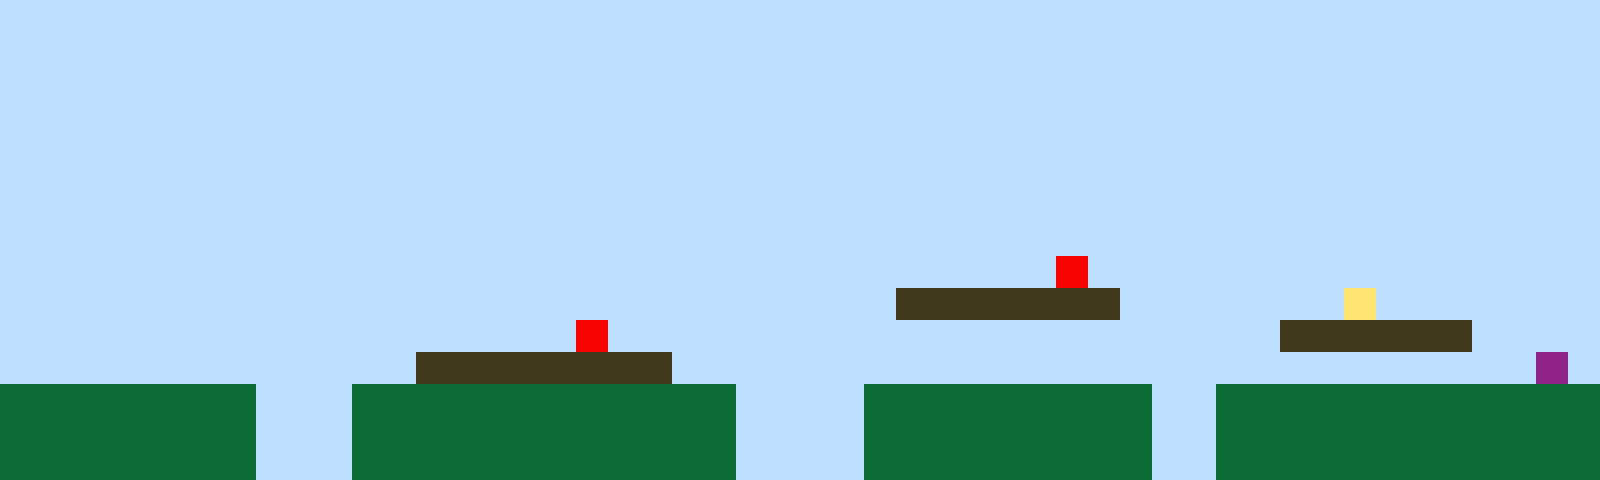

This game map was drawn from its Tiled (.tmx) file and the tilesets committed beside it. A one-line description and the full map source follow:
An orthogonal 50x15 tile map with 32x32 px tiles, 1 tile layer (Tile Layer 1).

<map version="1.10" tiledversion="1.11.2" orientation="orthogonal" renderorder="right-up" width="50" height="15" tilewidth="32" tileheight="32" infinite="0" nextlayerid="2" nextobjectid="1"><editorsettings><export target="map1.csv" format="csv" /></editorsettings><tileset firstgid="1" name="sprites" tilewidth="32" tileheight="32" tilecount="6" columns="3"><image source="sprites.png" width="96" height="64" /></tileset><layer id="1" name="Tile Layer 1" width="50" height="15"><data encoding="csv">1,1,1,1,1,1,1,1,1,1,1,1,1,1,1,1,1,1,1,1,1,1,1,1,1,1,1,1,1,1,1,1,1,1,1,1,1,1,1,1,1,1,1,1,1,1,1,1,1,1,1,1,1,1,1,1,1,1,1,1,1,1,1,1,1,1,1,1,1,1,1,1,1,1,1,1,1,1,1,1,1,1,1,1,1,1,1,1,1,1,1,1,1,1,1,1,1,1,1,1,1,1,1,1,1,1,1,1,1,1,1,1,1,1,1,1,1,1,1,1,1,1,1,1,1,1,1,1,1,1,1,1,1,1,1,1,1,1,1,1,1,1,1,1,1,1,1,1,1,1,1,1,1,1,1,1,1,1,1,1,1,1,1,1,1,1,1,1,1,1,1,1,1,1,1,1,1,1,1,1,1,1,1,1,1,1,1,1,1,1,1,1,1,1,1,1,1,1,1,1,1,1,1,1,1,1,1,1,1,1,1,1,1,1,1,1,1,1,1,1,1,1,1,1,1,1,1,1,1,1,1,1,1,1,1,1,1,1,1,1,1,1,1,1,1,1,1,1,1,1,1,1,1,1,1,1,1,1,1,1,1,1,1,1,1,1,1,1,1,1,1,1,1,1,1,1,1,1,1,1,1,1,1,1,1,1,1,1,1,1,1,1,1,1,1,1,1,1,1,1,1,1,1,1,1,1,1,1,1,1,1,1,1,1,1,1,1,1,1,1,1,1,1,1,1,1,1,1,1,1,1,1,1,1,1,1,1,1,1,1,1,1,1,1,1,1,1,1,1,1,1,1,1,1,1,1,1,1,1,1,1,1,1,1,1,1,1,1,1,1,1,1,1,1,1,1,1,1,1,1,1,1,1,1,1,1,1,1,1,1,1,1,1,1,1,1,1,1,1,1,1,1,1,1,1,1,1,1,1,1,1,1,1,1,1,1,1,1,1,1,1,1,1,1,1,1,1,1,1,1,1,1,1,5,1,1,1,1,1,1,1,1,1,1,1,1,1,1,1,1,1,1,1,1,1,1,1,1,1,1,1,1,1,1,1,1,1,1,1,1,1,1,1,1,1,1,1,1,3,3,3,3,3,3,3,1,1,1,1,1,1,1,4,1,1,1,1,1,1,1,1,1,1,1,1,1,1,1,1,1,1,1,1,1,1,1,1,1,5,1,1,1,1,1,1,1,1,1,1,1,1,1,1,1,1,1,1,1,1,1,3,3,3,3,3,3,1,1,1,1,1,1,1,1,1,1,1,1,1,1,1,1,1,3,3,3,3,3,3,3,3,1,1,1,1,1,1,1,1,1,1,1,1,1,1,1,1,1,1,1,1,1,1,1,1,1,1,1,6,1,2,2,2,2,2,2,2,2,1,1,1,2,2,2,2,2,2,2,2,2,2,2,2,1,1,1,1,2,2,2,2,2,2,2,2,2,1,1,2,2,2,2,2,2,2,2,2,2,2,2,2,2,2,2,2,2,2,2,1,1,1,2,2,2,2,2,2,2,2,2,2,2,2,1,1,1,1,2,2,2,2,2,2,2,2,2,1,1,2,2,2,2,2,2,2,2,2,2,2,2,2,2,2,2,2,2,2,2,1,1,1,2,2,2,2,2,2,2,2,2,2,2,2,1,1,1,1,2,2,2,2,2,2,2,2,2,1,1,2,2,2,2,2,2,2,2,2,2,2,2</data></layer></map>
